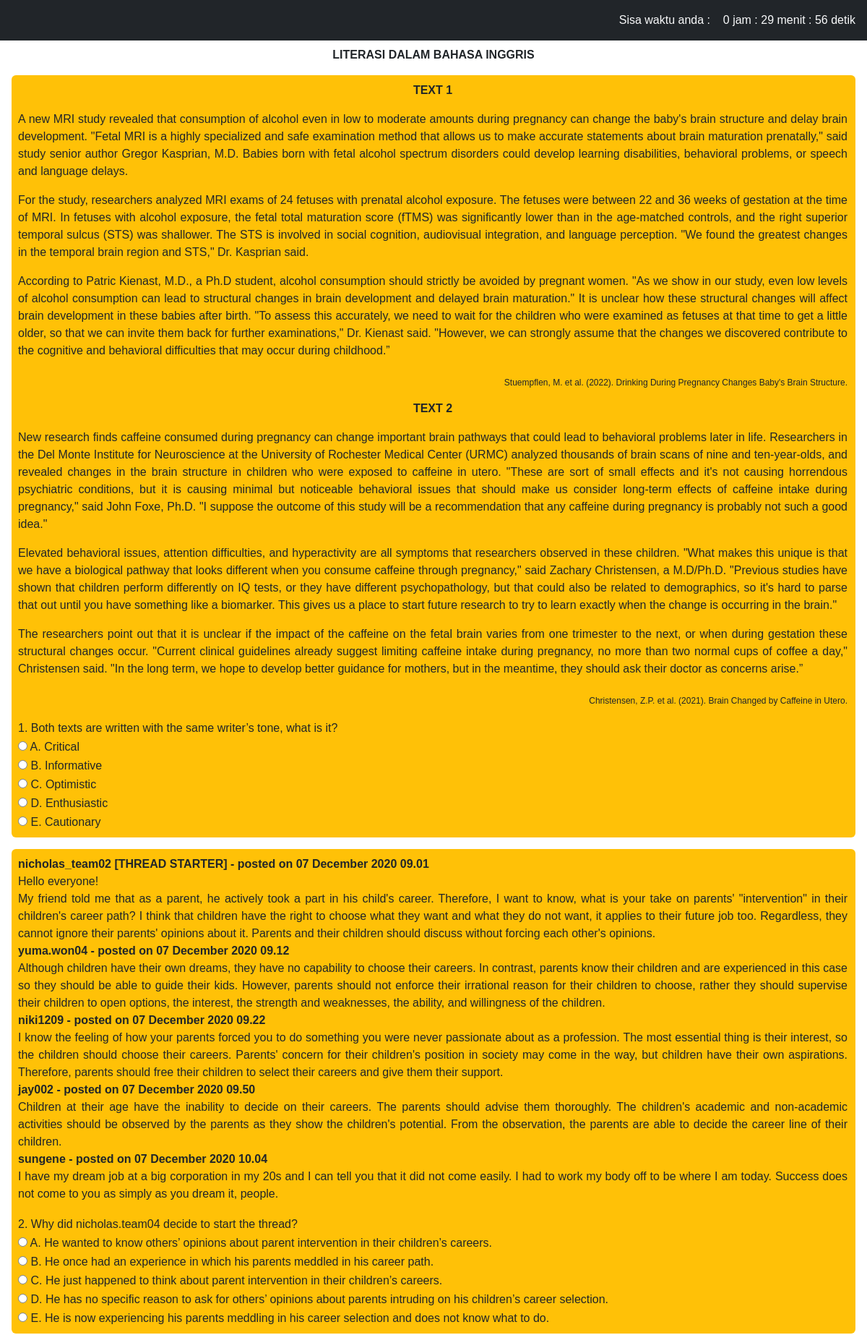
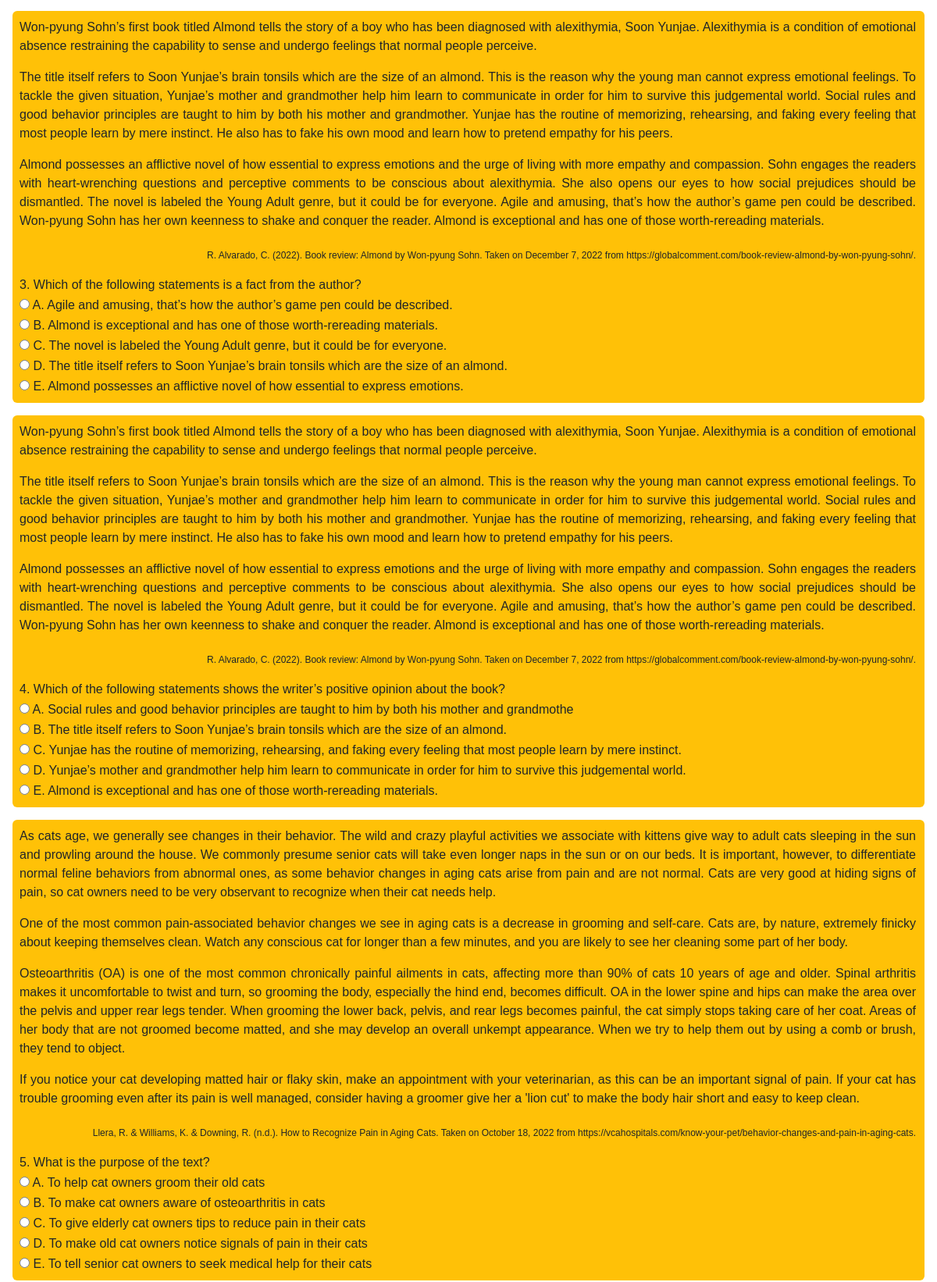
The page /literasi_inggris.php (signed in, upper part) on the database its author committed (2 pictures, top to bottom).
### tables this page shows
CREATE TABLE `literasi_inggris` (
  `id` int(255) NOT NULL,
  `text` text NOT NULL,
  `soal` text NOT NULL,
  `pilihan_a` text NOT NULL,
  `pilihan_b` text NOT NULL,
  `pilihan_c` text NOT NULL,
  `pilihan_d` text NOT NULL,
  `pilihan_e` text NOT NULL,
  `jawaban` varchar(255) NOT NULL,
  `bobot` int(11) NOT NULL
);

### literasi_inggris.php (the view, shortened to what this page needs)
<!DOCTYPE html>
<html lang="en">
	<head>
        <link
			href="https://cdn.jsdelivr.net/npm/bootstrap@5.2.1/dist/css/bootstrap.min.css"
			rel="stylesheet"
		/>
		<link rel="stylesheet" href="assets/styles/style.css" />
        <link rel="stylesheet" href="https://cdn.jsdelivr.net/npm/bootstrap-icons@1.9.1/font/bootstrap-icons.css">
	</head>
	<body>
		<p id="timer" align="right" class="text-light p-3 bg-dark fixed-top"></p>
		<br>
        <br>
        <p align="center" class="mt-3"><b>LITERASI DALAM BAHASA INGGRIS</b></p>
        <form action="penalaran_matematika.php" method="POST" id="frmSoal">
        <?php
            include "koneksi.php";
            $query    = mysqli_query($koneksi, "SELECT * FROM literasi_inggris ORDER BY RAND()");
            $no = 0;
            while($data = mysqli_fetch_array($query)){
            $no++
            ?>
							<table border="0" class="m-3 p-2 bg-warning d-flex rounded">
        <tbody>
								<?php
                    if(!empty($data['text'])){
                        echo "<tr><td>$data[text]</td><td></td></tr>";
                    }
                ?>
                <tr>
                    <td align="justify"><?php echo $no?>. <?php echo $data['soal'];?></td>
                    <td> </td>
                </tr>
                <tr>
                    <td><input name="pilihan[<?php echo $data['id']?>]" type="radio" value="A"> A. <?php echo $data['pilihan_a'];?></td>
                    <td> </td>
                </tr>
                <tr>
                    <td><input name="pilihan[<?php echo $data['id']?>]" type="radio" value="B"> B. <?php echo $data['pilihan_b'];?></td>
                    <td> </td>
                </tr>
                <tr>
                    <td><input name="pilihan[<?php echo $data['id']?>]" type="radio" value="C"> C. <?php echo $data['pilihan_c'];?></td>
                    <td> </td>
                </tr>
                <tr>
                    <td><input name="pilihan[<?php echo $data['id']?>]" type="radio" value="D"> D. <?php echo $data['pilihan_d'];?></td>
                    <td> </td>
                </tr>
                <tr>
                    <td><input name="pilihan[<?php echo $data['id']?>]" type="radio" value="E"> E. <?php echo $data['pilihan_e'];?></td>
                    <td> </td>
                </tr>
								</tbody>
    </table>
                <?php
                }
                  ?>
            </form>
	</body>
</html>

### assets/styles/style.css (style rules this page uses)
* { font-family: "Lucida Sans", "Lucida Sans Regular", "Lucida Grande", "Lucida Sans Unicode", Geneva, Verdana, sans-serif; }

### rows shown on the page
literasi_inggris: text "TEXT 1 A new MRI study revealed that consumption of alcohol even in low to moderate amounts during pregnancy can change the baby's brain structure and delay brain development. \"Fetal MRI is a highly specialized and safe examination method that allows us to make accurate statements about brain maturation prenatally,\" said study senior author Gregor Kasprian, M.D. Babies born with fetal alcohol spectrum disorders could develop learning disabilities, behavioral problems, or speech and language delays. For the study, researchers analyzed MRI exams of 24 fetuses with prenatal alcohol exposure. The fetuses were between 22 and 36 weeks of gestation at the time of MRI. In fetuses with alcohol…", soal "Both texts are written with the same writer’s tone, what is it?", pilihan_a "Critical", pilihan_b "Informative", pilihan_c "Optimistic", pilihan_d "Enthusiastic", pilihan_e "Cautionary"
literasi_inggris: text "nicholas_team02 [THREAD STARTER] - posted on 07 December 2020 09.01 Hello everyone! My friend told me that as a parent, he actively took a part in his child's career. Therefore, I want to know, what is your take on parents' \"intervention\" in their children's career path? I think that children have the right to choose what they want and what they do not want, it applies to their future job too. Regardless, they cannot ignore their parents' opinions about it. Parents and their children should discuss without forcing each other's opinions. yuma.won04 - posted on 07 December 2020 09.12 Although children have their own dreams, they have no capability to choose their careers. In contrast, parents…", soal "Why did nicholas.team04 decide to start the thread?", pilihan_a "He wanted to know others’ opinions about parent intervention in their children’s careers.", pilihan_b "He once had an experience in which his parents meddled in his career path.", pilihan_c "He just happened to think about parent intervention in their children’s careers.", pilihan_d "He has no specific reason to ask for others’ opinions about parents intruding on his children’s career selection.", pilihan_e "He is now experiencing his parents meddling in his career selection and does not know what to do."
literasi_inggris: text "Won-pyung Sohn’s first book titled Almond tells the story of a boy who has been diagnosed with alexithymia, Soon Yunjae. Alexithymia is a condition of emotional absence restraining the capability to sense and undergo feelings that normal people perceive. The title itself refers to Soon Yunjae’s brain tonsils which are the size of an almond. This is the reason why the young man cannot express emotional feelings. To tackle the given situation, Yunjae’s mother and grandmother help him learn to communicate in order for him to survive this judgemental world. Social rules and good behavior principles are taught to him by both his mother and grandmother. Yunjae has the routine of memorizing,…", soal "Which of the following statements is a fact from the author?", pilihan_a "Agile and amusing, that’s how the author’s game pen could be described.", pilihan_b "Almond is exceptional and has one of those worth-rereading materials.", pilihan_c "The novel is labeled the Young Adult genre, but it could be for everyone.", pilihan_d "The title itself refers to Soon Yunjae’s brain tonsils which are the size of an almond.", pilihan_e "Almond possesses an afflictive novel of how essential to express emotions."
literasi_inggris: text "Won-pyung Sohn’s first book titled Almond tells the story of a boy who has been diagnosed with alexithymia, Soon Yunjae. Alexithymia is a condition of emotional absence restraining the capability to sense and undergo feelings that normal people perceive. The title itself refers to Soon Yunjae’s brain tonsils which are the size of an almond. This is the reason why the young man cannot express emotional feelings. To tackle the given situation, Yunjae’s mother and grandmother help him learn to communicate in order for him to survive this judgemental world. Social rules and good behavior principles are taught to him by both his mother and grandmother. Yunjae has the routine of memorizing,…", soal "Which of the following statements shows the writer’s positive opinion about the book?", pilihan_a "Social rules and good behavior principles are taught to him by both his mother and grandmothe", pilihan_b "The title itself refers to Soon Yunjae’s brain tonsils which are the size of an almond.", pilihan_c "Yunjae has the routine of memorizing, rehearsing, and faking every feeling that most people learn by mere instinct.", pilihan_d "Yunjae’s mother and grandmother help him learn to communicate in order for him to survive this judgemental world.", pilihan_e "Almond is exceptional and has one of those worth-rereading materials."
literasi_inggris: text "As cats age, we generally see changes in their behavior. The wild and crazy playful activities we associate with kittens give way to adult cats sleeping in the sun and prowling around the house. We commonly presume senior cats will take even longer naps in the sun or on our beds. It is important, however, to differentiate normal feline behaviors from abnormal ones, as some behavior changes in aging cats arise from pain and are not normal. Cats are very good at hiding signs of pain, so cat owners need to be very observant to recognize when their cat needs help. One of the most common pain-associated behavior changes we see in aging cats is a decrease in grooming and self-care. Cats are, by…", soal "What is the purpose of the text?", pilihan_a "To help cat owners groom their old cats", pilihan_b "To make cat owners aware of osteoarthritis in cats", pilihan_c "To give elderly cat owners tips to reduce pain in their cats", pilihan_d "To make old cat owners notice signals of pain in their cats", pilihan_e "To tell senior cat owners to seek medical help for their cats"
